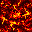

This is a level from a 2D game, rendered from its Tiled map with the project's own tilesets. A one-line summary and the map file follow, with tile-layer data summarised:
An orthogonal 1x1 tile map with 32x32 px tiles, 9 tile layers (regions, input1_Floor, output1_Floor, input2_Floor, ...).

<map version="1.0" orientation="orthogonal" renderorder="right-down" width="1" height="1" tilewidth="32" tileheight="32" nextobjectid="2">
 <properties>
  <property name="NoOverlappingRules" value="true" />
 </properties>
 <tileset firstgid="1" source="LevelObjects.tsx" />
 <layer name="regions" width="1" height="1">
  <data>[1 cells, 1 non-empty, 1 distinct tile ids]</data>
 </layer>
 <layer name="input1_Floor" width="1" height="1">
  <data>[1 cells, 1 non-empty, 1 distinct tile ids]</data>
 </layer>
 <layer name="output1_Floor" width="1" height="1">
  <data>[1 cells, 1 non-empty, 1 distinct tile ids]</data>
 </layer>
 <layer name="input2_Floor" width="1" height="1">
  <data>[1 cells, 1 non-empty, 1 distinct tile ids]</data>
 </layer>
 <layer name="output2_Floor" width="1" height="1">
  <data>[1 cells, 1 non-empty, 1 distinct tile ids]</data>
 </layer>
 <layer name="input3_Floor" width="1" height="1">
  <data>[1 cells, 1 non-empty, 1 distinct tile ids]</data>
 </layer>
 <layer name="output3_Floor" width="1" height="1">
  <data>[1 cells, 1 non-empty, 1 distinct tile ids]</data>
 </layer>
 <layer name="input4_Floor" width="1" height="1">
  <data>[1 cells, 1 non-empty, 1 distinct tile ids]</data>
 </layer>
 <layer name="output4_Floor" width="1" height="1">
  <data>[1 cells, 1 non-empty, 1 distinct tile ids]</data>
 </layer>
</map>
